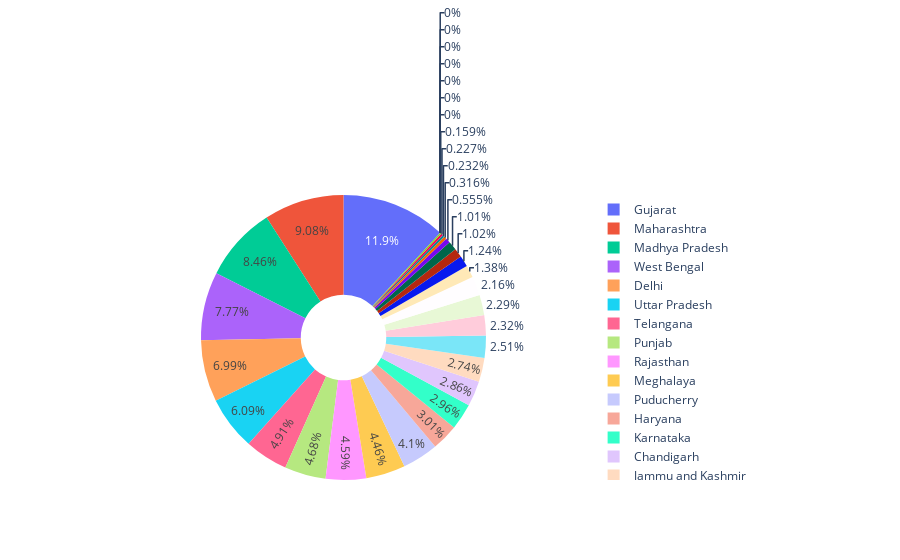

Notebook cell for this chart:
### Code cell
labels = df['Name of State / UT']
values = df['Death_rate']

fig = go.Figure(data=[go.Pie(labels=labels, values=values, hole=.3)])
fig.show()

### Figure 1 — Plotly figure (JSON) as saved in the notebook; plotly's stock layout.template omitted (floating-point values rounded to 4 significant figures)
{"data": [{"hole": 0.3, "labels": ["Andaman and Nicobar Islands", "Andhra Pradesh", "Arunachal Pradesh", "Assam", "Bihar", "Chandigarh", "Chhattisgarh", "Dadra and Nagar Haveli and Daman and Diu", "Delhi", "Goa", "Gujarat", "Haryana", "Himachal Pradesh", "Jammu and Kashmir", "Jharkhand", "Karnataka", "Kerala", "Ladakh", "Madhya Pradesh", "Maharashtra", "Manipur", "Meghalaya", "Mizoram", "Nagaland", "Odisha", "Puducherry", "Punjab", "Rajasthan", "Sikkim", "Tamil Nadu", "Telangana", "Tripura", "Uttarakhand", "Uttar Pradesh", "West Bengal"], "type": "pie", "values": [0, 0.01184, 0, 0.001611, 0.007029, 0.0146, 0.005211, 0, 0.03564, 0.001157, 0.06052, 0.01533, 0.011, 0.01396, 0.005147, 0.01511, 0.006344, 0.001181, 0.04314, 0.04627, 0, 0.02273, 0, 0, 0.002829, 0.02089, 0.02385, 0.02337, 0, 0.01279, 0.02502, 0.0008084, 0.01166, 0.03106, 0.03963]}], "layout": {}}
